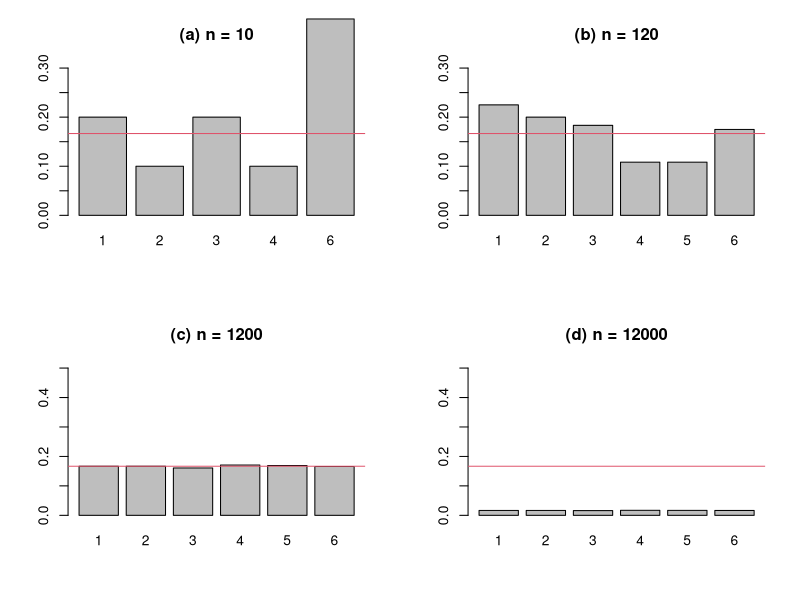

The R source for this figure:
par(mfrow = c(2, 2))

set.seed(7706)

dice10 <- sample(1:6, size = 10, replace = TRUE)
barplot(table(dice10) / 10, ylim = c(0, 0.3), main = "(a) n = 10")
abline(b = 0, a = 1 / 6, col = 2)

dice120 <- sample(1:6, size = 120, replace = TRUE)
barplot(table(dice120) / 120, ylim = c(0, 0.3), main = "(b) n = 120")
abline(b = 0, a = 1 / 6, col = 2)

dice1200 <- sample(1:6, size = 1200, replace = TRUE)
barplot(table(dice1200) / 1200, ylim = c(0, 0.5), main = "(c) n = 1200")
abline(b = 0, a = 1 / 6, col = 2)

dice12000 <- sample(1:6, size = 12000, replace = TRUE)
barplot(table(dice1200) / 12000, ylim = c(0, 0.5), main = "(d) n = 12000")
abline(b = 0, a = 1 / 6, col = 2)